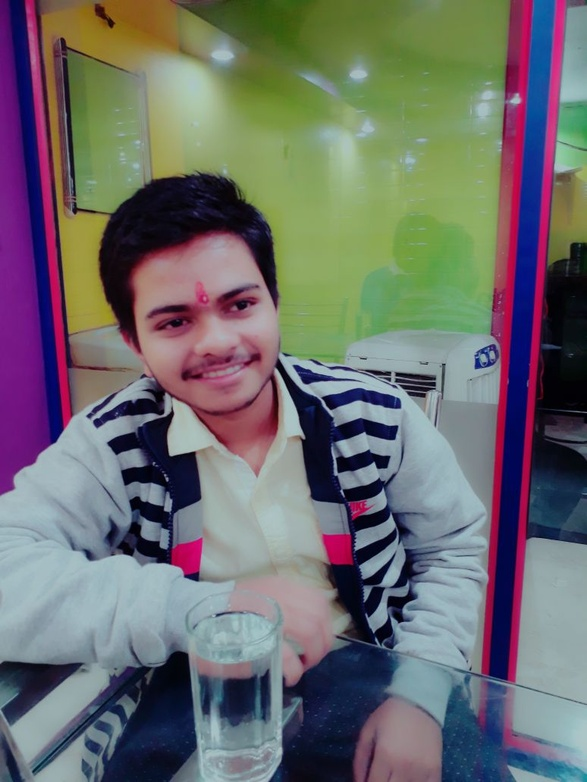
#> input picture 2Face_dect.jpg, 587 x 782 px, shrunk from 774 x 1032 before the run
$ jupyter execute 'Detection algo.ipynb'
#> lines starting #> are read from the running program, lines starting #| are printed output that depends on the picture
[cell 1]
import cv2
from matplotlib import pyplot as plt

# Opening image
img = cv2.imread("2Face_dect.jpg")
#> img is the input picture: shape (782, 587, 3); mean B, G, R 108.4, 108.4, 108.1

# OpenCV opens images as BRG
# but we want it as RGB We'll
# also need a grayscale version
img_gray = cv2.cvtColor(img, cv2.COLOR_BGR2GRAY)
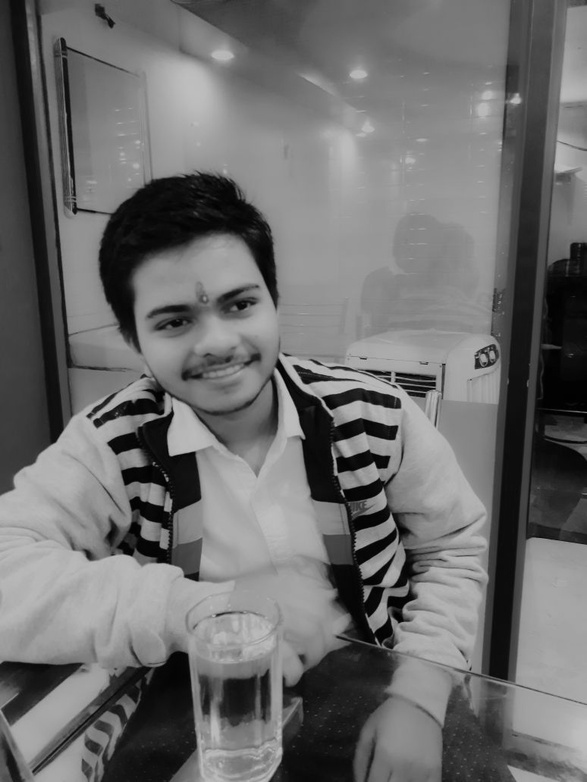
#> img_gray: shape (782, 587); min 0, max 194, mean 108.3
img_rgb = cv2.cvtColor(img, cv2.COLOR_BGR2RGB)

# Use minSize because for not
# bothering with extra-small
# dots that would look like face
face_data = cv2.CascadeClassifier('face_cascade.xml')
#('face_cascade.xml')
found1 = face_data.detectMultiScale(img_gray,1.3,5)
#> found1 = [[114, 240, 186, 186]]
# Don't do anything if there's
# no face
amount_found = len(found1)
#> amount_found = 1

if amount_found != 0:
    # There may be more than one
    # sign in the image
    for (x, y, width, height) in found1:

        # We draw a green rectangle around
        # every recognized sign
        cv2.rectangle(img_rgb, (x, y),(x + height, y + width), (0, 255, 0), 5)
#> this loop made 1 pass
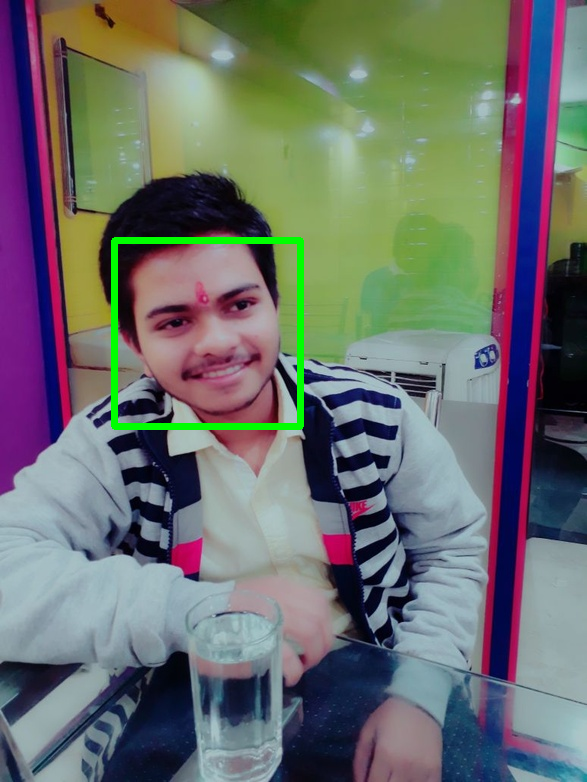
#> img_rgb: shape (782, 587, 3); mean R, G, B 107, 110.3, 107.4

# Creates the environment of
# the picture and shows it
plt.subplot(1, 1, 1)
plt.imshow(img_rgb)
plt.show()

[cell 2]
import cv2
from matplotlib import pyplot as plt

# Opening image
img = cv2.imread("3Face_dect.jpg")
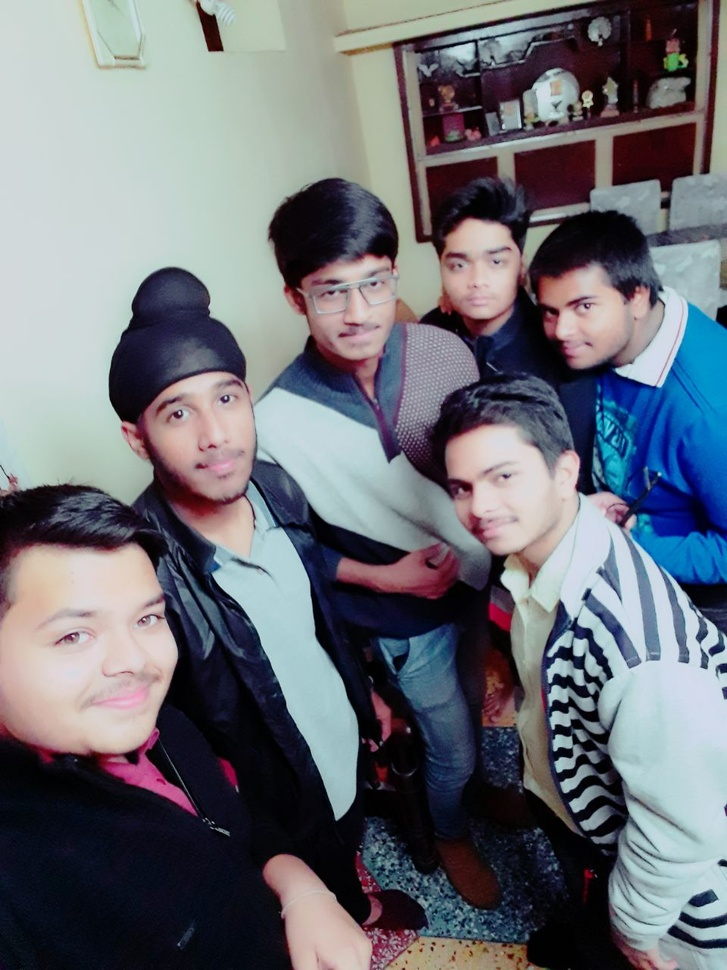
#> input picture 3Face_dect.jpg, 727 x 970 px, shrunk from 960 x 1280 before the run
#> img is the input picture: shape (970, 727, 3); mean B, G, R 118.3, 111.2, 108.6

# OpenCV opens images as BRG
# but we want it as RGB We'll
# also need a grayscale version
img_gray = cv2.cvtColor(img, cv2.COLOR_BGR2GRAY)
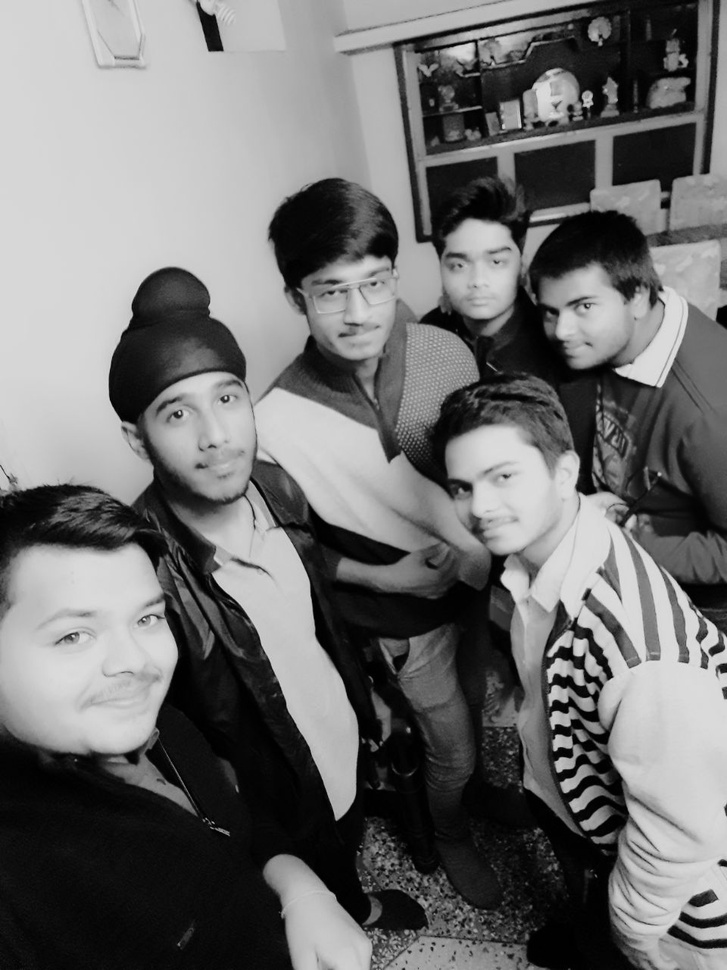
#> img_gray: shape (970, 727); min 0, max 228, mean 111.3
img_rgb = cv2.cvtColor(img, cv2.COLOR_BGR2RGB)
#> img_rgb: shape (970, 727, 3)

# Use minSize because for not
# bothering with extra-small
# dots that would look like STOP signs
eye_data = cv2.CascadeClassifier('haarcascade_eye.xml')
#('face_cascade.xml')
found1 = eye_data.detectMultiScale(img_gray,1.3,5)
#> found1 = [[484, 250, 24, 24], [444, 253, 25, 25], [364, 274, 20, 20], [567, 291, 30, 30], [210, 383, 32, 32], [157, 394, 38, 38], [491, 464, 27, 27], [447, 477, 25, 25], [130, 602, 33, 33], [310, 268, 41, 41], [44, 609, 53, 53], [604, 258, 64, 64]]
# Don't do anything if there's
# no sign
amount_found = len(found1)
#> amount_found = 12

if amount_found != 0:
    # There may be more than one
    # sign in the image
    for (x, y, width, height) in found1:

        # We draw a green rectangle around
        # every recognized sign
        cv2.rectangle(img_rgb, (x, y),(x + height, y + width), (0, 255, 0), 5)
#> this loop made 12 passes
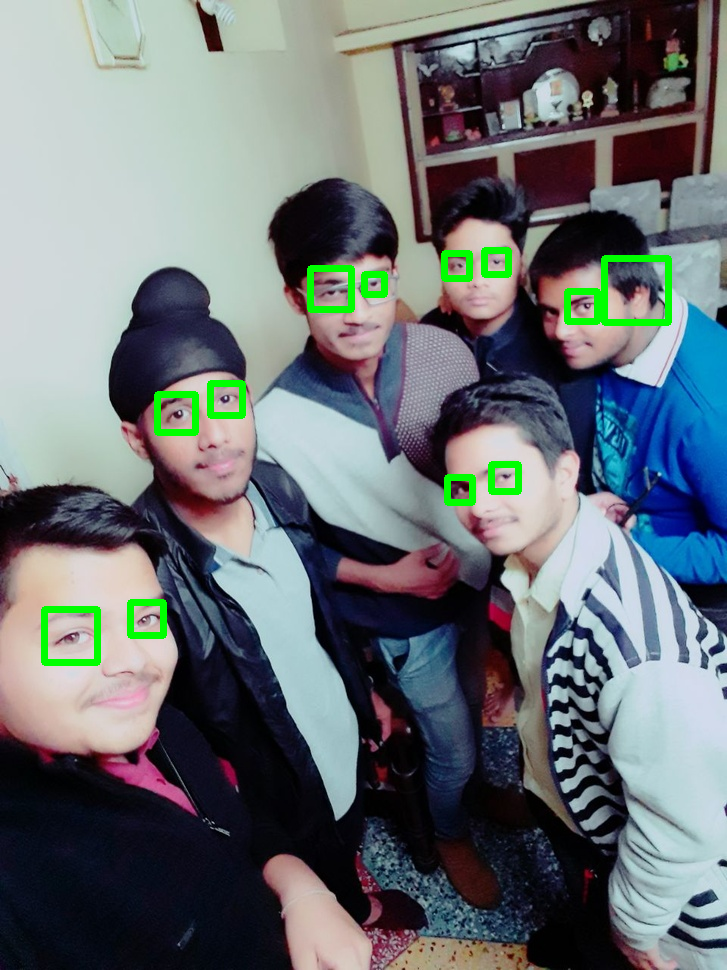
#> img_rgb: shape (970, 727, 3); mean R, G, B 105.7, 112.7, 115.8
# Creates the environment of
# the picture and shows it
plt.subplot(1, 1, 1)
plt.imshow(img_rgb)
plt.show()
